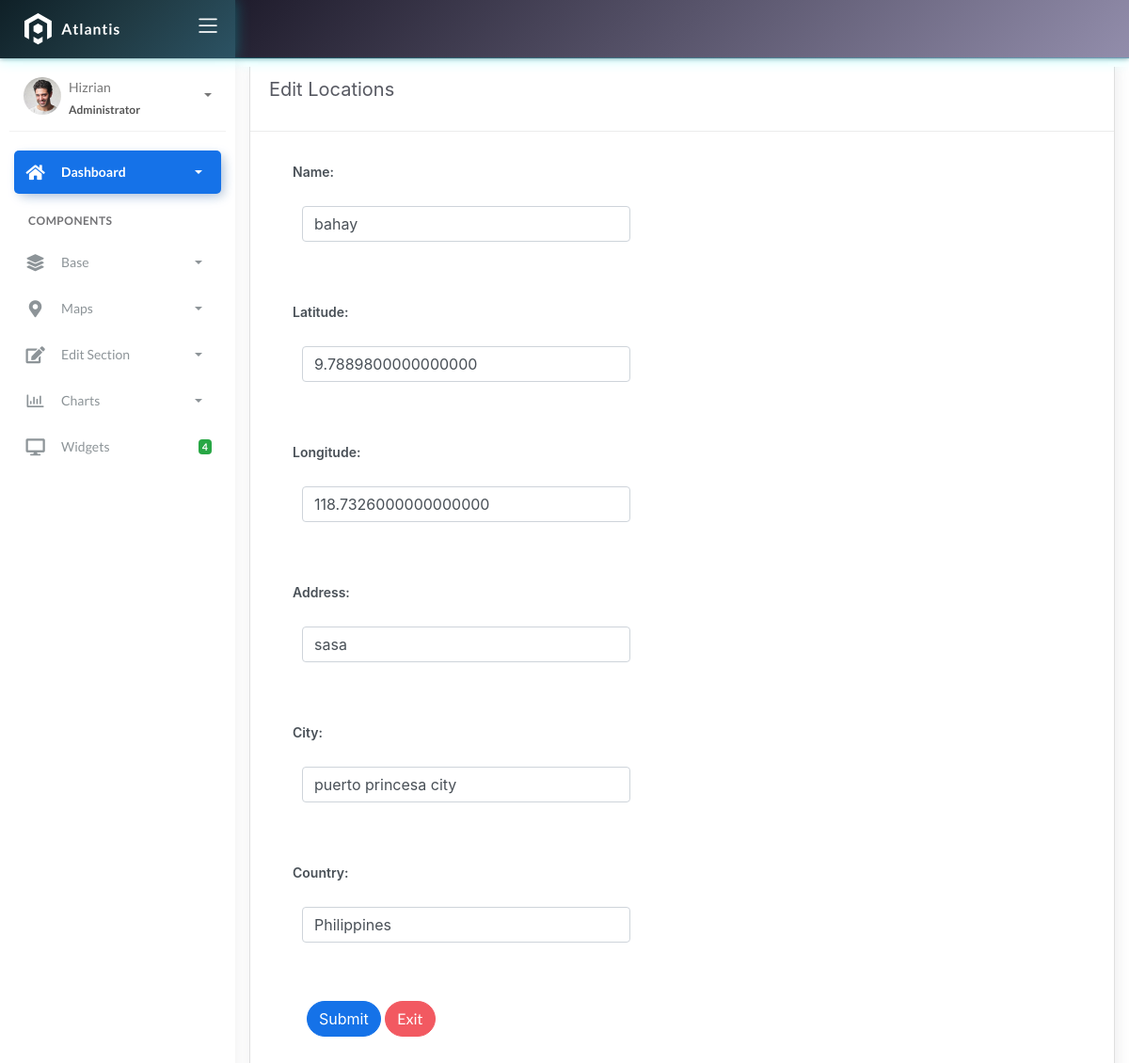
Screenshot of /location/1/update/ with the database file from the repository.
### fire/models.py (models this page shows)
class BaseModel(models.Model):
    created_at = models.DateTimeField(auto_now_add=True, db_index=True)
    updated_at = models.DateTimeField(auto_now=True)
    class Meta:
        abstract = True

class Locations(BaseModel):
    name = models.CharField(max_length=150)
    latitude = models.DecimalField(
        max_digits=22, decimal_places=16, null=True, blank=True)
    longitude = models.DecimalField(
        max_digits=22, decimal_places=16, null=True, blank=True)
    address = models.CharField(max_length=150)
    city = models.CharField(max_length=150)  # can be in separate table
    country = models.CharField(max_length=150)  # can be in separate table

### fire/views.py (the view, shortened to what this page needs)
# urls.py: path('location/<int:pk>/update/', LocationUpdateView.as_view(), name='location-update'),
class LocationUpdateView(UpdateView):
    model = Locations
    form_class = LocationForm
    template_name = 'location_edit.html'
    success_url = reverse_lazy('location-list')
    def get_context_data(self, **kwargs):
        context = super().get_context_data(**kwargs)
        context['location_list'] = self.success_url  # Pass the cancel URL to template
        return context

### fire/forms.py
class LocationForm(ModelForm):
    class Meta:
        model = Locations
        fields = "__all__"

### templates/location_edit.html (shortened to what this page needs)
{% extends 'base.html' %}
{% load static %}
{% block content %}
<div class="content">
  <div class="container-fluid">
    <div class="row">
      <div class="col-md-12">
        <div class="card">
          <div class="card-header">
            <div class="card-title">Edit Locations</div>
          </div>
          <div class="col-md-6">
            <div class="card-body">
              <form class="" action="" method="post" novalidate>
                {% include 'includes/form.html' %}
                <div class="form-group">
                  <div class="col-md-12 col-sm-3">
                    <button type="submit" class="btn btn-primary btn-rounded">Submit</button>
                    <a href="{{ loc_list }}" class="btn btn-danger btn-rounded">Exit</a>
                  </div>
                </div>
              </form>
            </div>
          </div>
        </div>
      </div>
    </div>
  </div>
</div>
{% endblock %}

### templates/includes/form.html (shortened to what this page needs)
{% load widget_tweaks %}
{% for field in form %}
<div class="field item form-group">
    <label>{{ field.label_tag }}</label>
  <div class="form-group">
    {% render_field field class="form-control" %}
  </div>
</div>
{% endfor %}

### rows the page displays
Locations: name "bahay" "9.7889800000000000" "118.7326000000000000" "sasa" "puerto princesa city" "Philippines"

### other values shown
{{ field.label_tag }} "Name:" "Latitude:" "Longitude:" "Address:" "City:" "Country:"
